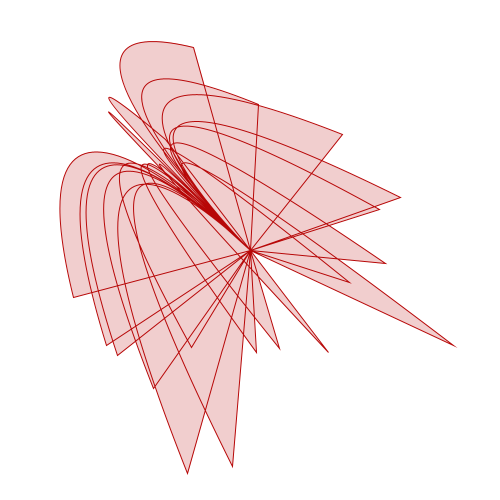
Frame 1 (no input)
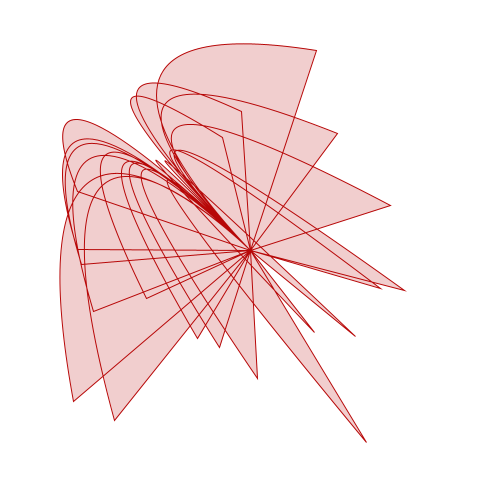
Frame 60 (the mouse pressed at the canvas centre just before this capture)
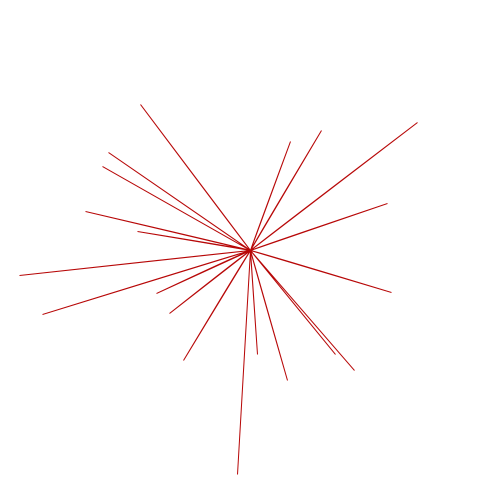
Frame 120 (the mouse held since frame 60 and released just before this capture)

The Processing sketch that drew these frames (run headless with seeded random() and noise(); from frame 60 on, the mouse is pressed at the canvas centre):

// Processing sketch: listing_4_5
// ── listing_4_5.pde
// Processing for Android: 
// Create Mobile, Sensor-Aware, and XR Applications Using Processing
// Andres Colubri
// https://andrescolubri.net/processing-for-android-book

float[] angle;
float[] radius;
float shift;
int num = 20; 

void setup() {
  size(500, 500);
  angle = new float[num];
  radius = new float[num];
  for (int i = 0; i < num; i++) {
    angle[i] = random(0, TWO_PI);
    radius[i] = random(100, width/2);
  }
}

void draw() {
  background(255);

  float centerX = width/2;
  float centerY = height/2;
  
  fill(183, 7, 7, 50);
  stroke(183, 7, 7);
  strokeWeight(1);
  beginShape();
  for (int i = 0; i < num; i++) {
    vertex(centerX, centerY);
    float x = centerX + radius[i] * cos(angle[i] + shift);
    float y = centerY + radius[i] * sin(angle[i] + shift);
    bezierVertex(centerX, centerY, mouseX, mouseY, x, y);    
  }
  endShape(CLOSE);
  
  shift += 0.01;
}
